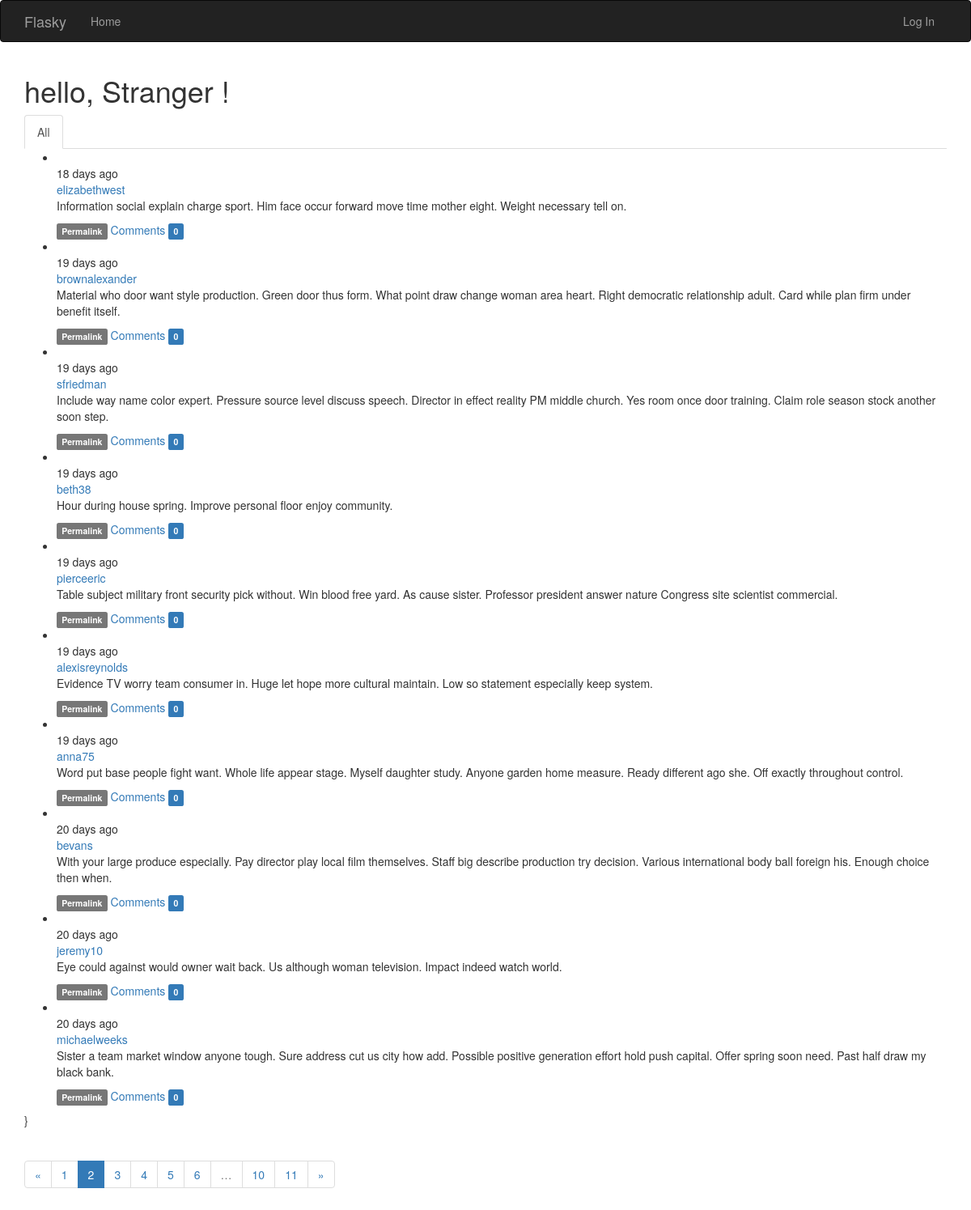
Screenshot of /?page=2 with the database file from the repository.
### app/models.py (models this page shows, shortened)
class Post(db.Model):
    __tablename__ = 'post'
    id = db.Column(db.Integer, primary_key=True)
    body = db.Column(db.Text)
    body_html = db.Column(db.Text)
    timestamp = db.Column(db.DateTime, index=True, default=datetime.utcnow)
    author_id = db.Column(db.Integer, db.ForeignKey('users.id'))
    comments = db.relationship('Comment', backref='post', lazy='dynamic')

class User(UserMixin, db.Model):
    __tablename__ = 'users'
    id = db.Column(db.Integer, primary_key=True)
    email = db.Column(db.String(64), unique=True, index=True)
    password_hash = db.Column(db.String(128))
    username = db.Column(db.String(64), unique=True, index=True)
    role_id = db.Column(db.Integer, db.ForeignKey('roles.id'))
    confirmed = db.Column(db.Boolean, default=False)
    name = db.Column(db.String(64))
    location = db.Column(db.String(64))
    about_me = db.Column(db.Text())
    member_since = db.Column(db.DateTime(), default=datetime.utcnow)
    last_seen = db.Column(db.DateTime(), default=datetime.utcnow)
    posts = db.relationship('Post', backref='author', lazy='dynamic')
    followed = db.relationship('Follow', foreign_keys=[Follow.follower_id],
                               backref=db.backref('follower', lazy='joined'),
                               lazy='dynamic', cascade='all, delete-orphan')
    followers = db.relationship('Follow', foreign_keys=[Follow.followed_id],
                                backref=db.backref('followed', lazy='joined'),
                                lazy='dynamic', cascade='all, delete-orphan')
    comments = db.relationship('Comment', backref='author', lazy='dynamic')
    @property
    def password(self):
        raise AttributeError('Password is not a readable attribute!')

### app/main/views.py (the view)
@main.route('/', methods=['GET', 'POST'])
def index():
    form = PostForm()
    if current_user.can(Permission.WRITE) and form.validate_on_submit():
        post = Post(body=form.body.data, author=current_user._get_current_object())
        db.session.add(post)
        db.session.commit()
        return redirect(url_for('.index'))
    page = request.args.get('page', 1, type=int)
    show_followed = False
    if current_user.is_authenticated:
        show_followed = bool(request.cookies.get('show_followed', ''))
    if show_followed:
        query = current_user.followed_posts
    else:
        query = Post.query
    pagination = query.order_by(Post.timestamp.desc()).paginate(
        page, per_page=current_app.config['FLASK_POSTS_PER_PAGE'], error_out=False)
    posts = pagination.items
    return render_template('index.html', form=form, posts=posts, show_followed=show_followed, pagination=pagination)

### app/auth/views.py (called while the page is built)
@auth.before_app_request
def before_request():
    if current_user.is_authenticated:
        current_user.ping()
        if not current_user.confirmed \
                and request.blueprint != 'auth' \
                and request.endpoint != 'static':
            return redirect(url_for('auth.unconfirmed'))

### app/main/__init__.py (called while the page is built)
@main.app_context_processor
def inject_permission():
    return dict(Permission=Permission)

### app/models.py (called while the page is built)
    def can(self, permission):
        return False

    def is_administrator(self):
        return False

### app/templates/index.html (shortened to what this page needs)
{% extends 'base.html' %}
{% import 'bootstrap/wtf.html' as wtf %}
{% import '_macro.html' as macro %}
{% block navbar %}
{{ super() }}
{% endblock %}
{% block page_content %}
<div>
    <h1>hello,
        {% if current_user.is_authenticated %}
        {{ current_user.username }}
        {% else %}
        Stranger
        {% endif %}!
    </h1>
</div>
<div class="post-tabs">
    <ul class="nav nav-tabs">
        <li{% if not show_followed %} class="active"{% endif %}><a href="{{ url_for('.show_all') }}">All</a></li>
    </ul>
    {% include '_posts.html' %}}
</div>
<div class="pagination">
        {{ macro.pagination_widget(pagination, '.index') }}
    </div>
{% endblock %}

### app/templates/_posts.html (shortened to what this page needs)
<ul class="posts">
    {% for post in posts %}
    <li class="post">
        <div class="profile-thumbnail">
        </div>
        <div class="post-date">{{ moment(post.timestamp).fromNow() }}</div>
        <div class="post-author">
            <a href="{{ url_for('.user', username=post.author.username) }}">
                {{ post.author.username }}
            </a>
        </div>
        <div class="post-content">
            <div class="post-body">
            {% if post.body_html %}
                {{ post.body_html | safe }}
            {% else %}
                {{ post.body }}
            {% endif %}
            </div>
            <div class="post-footer">
                <a href="{{ url_for('.post', id=post.id) }}"><span class="label label-default">Permalink</span></a>
                <a href="{{ url_for('.post', id=post.id) }}#comments">Comments
                    <span class="label label-primary">{{ post.comments.count() }}</span>
                </a>
            </div>
        </div>
    </li>
    {% endfor %}
</ul>

### rows the page displays
Post: timestamp "18 days ago", author.username "elizabethwest", body_html "Information social explain charge sport. Him face occur forward move time mother eight. Weight necessary tell on.", comments.count "0"
Post: timestamp "19 days ago", author.username "brownalexander", body_html "Material who door want style production. Green door thus form. What point draw change woman area heart. Right democratic relationship adult. Card while plan firm under benefit itself.", comments.count "0"
Post: timestamp "19 days ago", author.username "sfriedman", body_html "Include way name color expert. Pressure source level discuss speech. Director in effect reality PM middle church. Yes room once door training. Claim role season stock another soon step.", comments.count "0"
Post: timestamp "19 days ago", author.username "beth38", body_html "Hour during house spring. Improve personal floor enjoy community.", comments.count "0"
Post: timestamp "19 days ago", author.username "pierceeric", body_html "Table subject military front security pick without. Win blood free yard. As cause sister. Professor president answer nature Congress site scientist commercial.", comments.count "0"
Post: timestamp "19 days ago", author.username "alexisreynolds", body_html "Evidence TV worry team consumer in. Huge let hope more cultural maintain. Low so statement especially keep system.", comments.count "0"
Post: timestamp "19 days ago", author.username "anna75", body_html "Word put base people fight want. Whole life appear stage. Myself daughter study. Anyone garden home measure. Ready different ago she. Off exactly throughout control.", comments.count "0"
Post: timestamp "20 days ago", author.username "bevans", body_html "With your large produce especially. Pay director play local film themselves. Staff big describe production try decision. Various international body ball foreign his. Enough choice then when.", comments.count "0"
Post: timestamp "20 days ago", author.username "jeremy10", body_html "Eye could against would owner wait back. Us although woman television. Impact indeed watch world.", comments.count "0"
Post: timestamp "20 days ago", author.username "michaelweeks", body_html "Sister a team market window anyone tough. Sure address cut us city how add. Possible positive generation effort hold push capital. Offer spring soon need. Past half draw my black bank.", comments.count "0"

### other values shown
{{ p }} "1" "3" "4" "5" "6" "10" "11"
{{ p }} "2"
